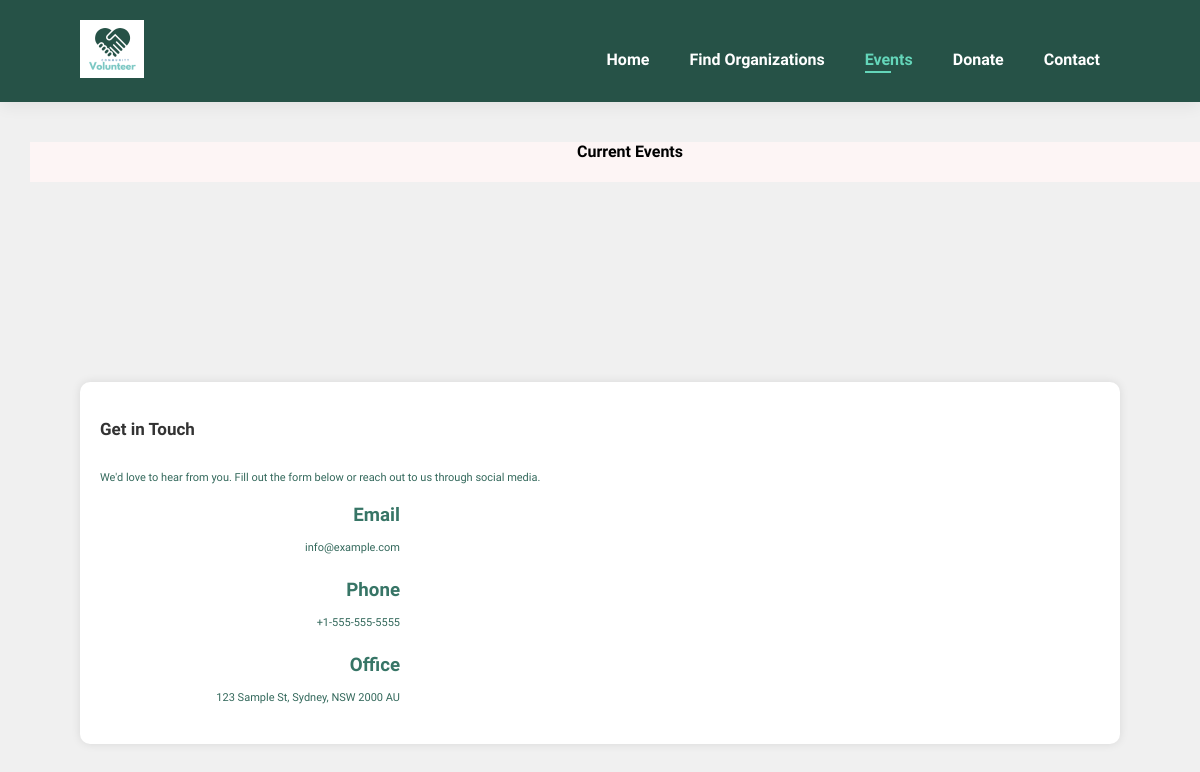
Page /events/ on the earlier database version.
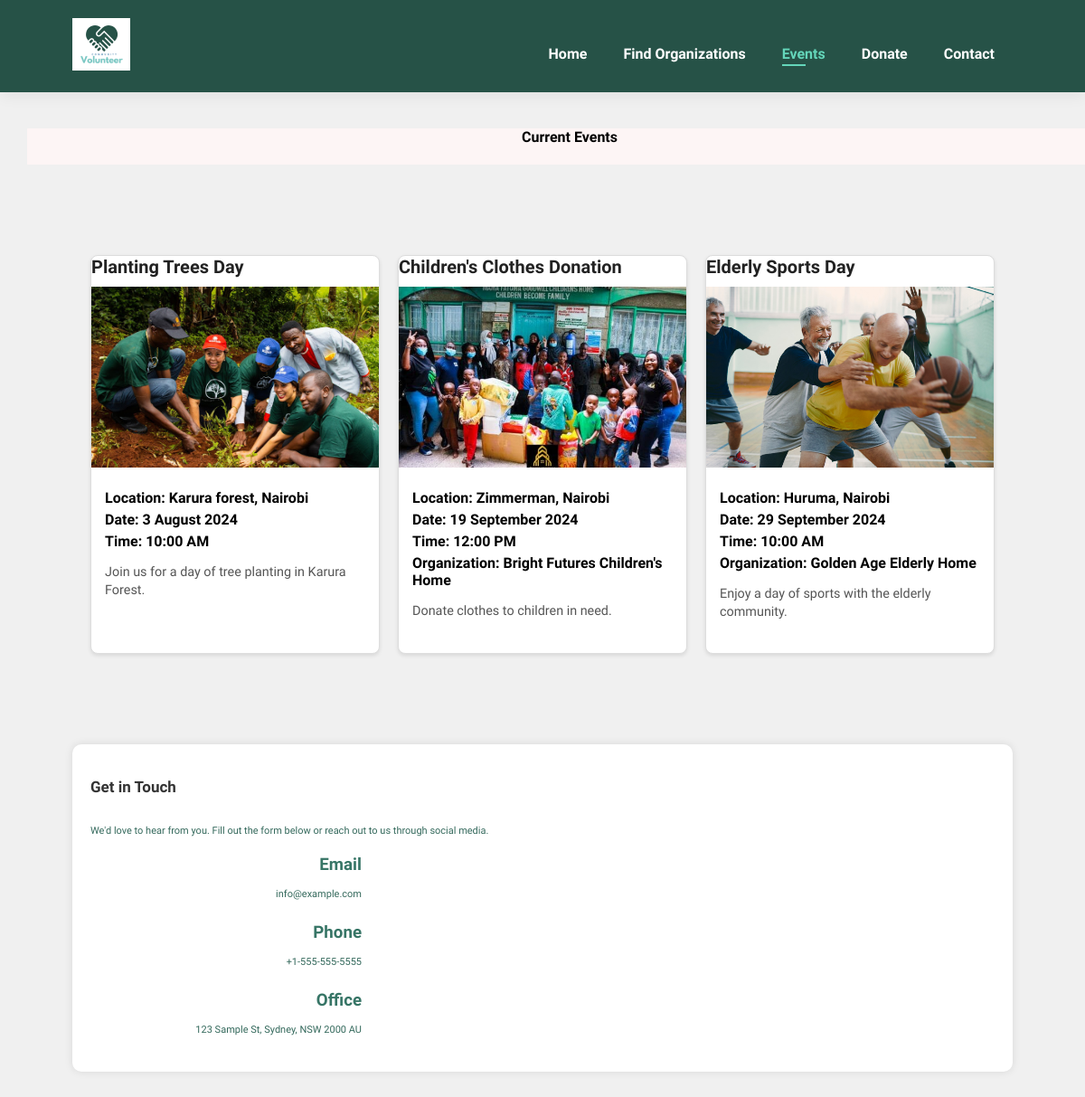
Same page on the later database version.
### app/models.py (models this page shows, shortened)
class Event(models.Model):
    name = models.CharField(max_length=100)
    description = models.TextField()
    location = models.CharField(max_length=100)
    date_time = models.DateTimeField()
    image = models.ImageField(upload_to='event_images/')
    organization = models.ForeignKey(Organization, related_name='events', on_delete=models.CASCADE, blank=True, null=True)
    attendees_count = models.PositiveIntegerField(default=0)

class Organization(models.Model):
    ORGANIZATION_TYPES = [
        ('Elderly Homes', 'Elderly Homes'),
        ('Hospitals & Clinics', 'Hospitals & Clinics'),
        ('Children Homes', 'Children Homes'),
    ]
    name = models.CharField(max_length=100)
    description = models.TextField()
    location = models.CharField(max_length=100)
    image = models.ImageField(upload_to='organization_images/')
    type = models.CharField(max_length=25, choices=ORGANIZATION_TYPES)

### app/views.py (the view)
# urls.py: path('events/', views.events, name='events'),
def events(request):
    now = timezone.now()
    events = Event.objects.filter(date_time__gt=now)
    context = {
        'events': events,
    }
    return render(request, 'events.html', context)

### app/templates/events.html (shortened to what this page needs)
{% load static %}
<!DOCTYPE html>
<html lang="en">
<head>
    <link rel="stylesheet" href="https://cdnjs.cloudflare.com/ajax/libs/font-awesome/5.15.4/css/all.min.css" />
    <link rel="stylesheet" href="{% static 'css/home.css' %}">
    <link rel="stylesheet" href="{% static 'css/events.css' %}">
</head>
<body>
    <section id="header">
        <a href="{% url 'home' %}"><img src="{% static 'img/logo-h.png' %}" class="logo" alt=""></a>
        <div>
            <ul id="navbar">
                <li><a href="{% url 'home' %}">Home</a></li>
                <li><a href="{% url 'opportunityvolunteer' %}">Find Organizations</a></li>
                <li><a class="active" href="{% url 'events' %}">Events</a></li>
                <li><a href="{% url 'donations' %}">Donate</a></li>
                <li><a href="{% url 'contact' %}">Contact</a></li>
            </ul>
        </div>
    </section>
    <section id="banner" class="section-m1">
        <div class="banner-content">
            <h4 style="color: black; background-color: rgb(253, 245, 245); height: 45px; text-align: center; width: 1200px">
                Current Events</h4>
        </div>
    </section>
    <section id="events" class="section-p1">
        <div class="event-container">
            {% for event in events %}
            <div class="event" onclick="showSignupModal('{{ event.id }}')">
                <h4>{{ event.name }}</h4>
                <img src="{{ event.image.url }}" alt="{{ event.name }}">
                <div class="event-desc">
                    <h5>Location: {{ event.location }}</h5>
                    <h5>Date: {{ event.date_time|date:"j F Y" }}</h5>
                    <h5>Time: {{ event.date_time|time:"h:i A" }}</h5>
                    {% if event.organization %}
                    <h5>Organization: {{ event.organization.name }}</h5>
                    {% endif %}
                    <p>{{ event.description }}</p>
                </div>
            </div>
            {% endfor %}
        </div>
    </section>
    <section id="contact" class="section-p1">
        <div class="contact-section">
            <h2>Get in Touch</h2>
            <p>We'd love to hear from you. Fill out the form below or reach out to us through social media.</p>
            <div class="contact-info">
                <div>
                    <h3>Email</h3>
                    <p>info@example.com</p>
                </div>
                <div>
                    <h3>Phone</h3>
                    <p>+1-555-555-5555</p>
                </div>
                <div>
                    <h3>Office</h3>
                    <p>123 Sample St, Sydney, NSW 2000 AU</p>
                </div>
            </div>
        </div>
    </section>
</body>
</html>

Differences in the rows shown:
added Event: name "Planting Trees Day", image (picture), location "Karura forest, Nairobi", date_time "3 August 2024", date_time "10:00 AM", description "Join us for a day of tree planting in Karura Forest."
added Event: name "Children's Clothes Donation", image (picture), location "Zimmerman, Nairobi", date_time "19 September 2024", date_time "12:00 PM", organization.name "Bright Futures Children's Home", description "Donate clothes to children in need."
added Event: name "Elderly Sports Day", image (picture), location "Huruma, Nairobi", date_time "29 September 2024", date_time "10:00 AM", organization.name "Golden Age Elderly Home", description "Enjoy a day of sports with the elderly community."
